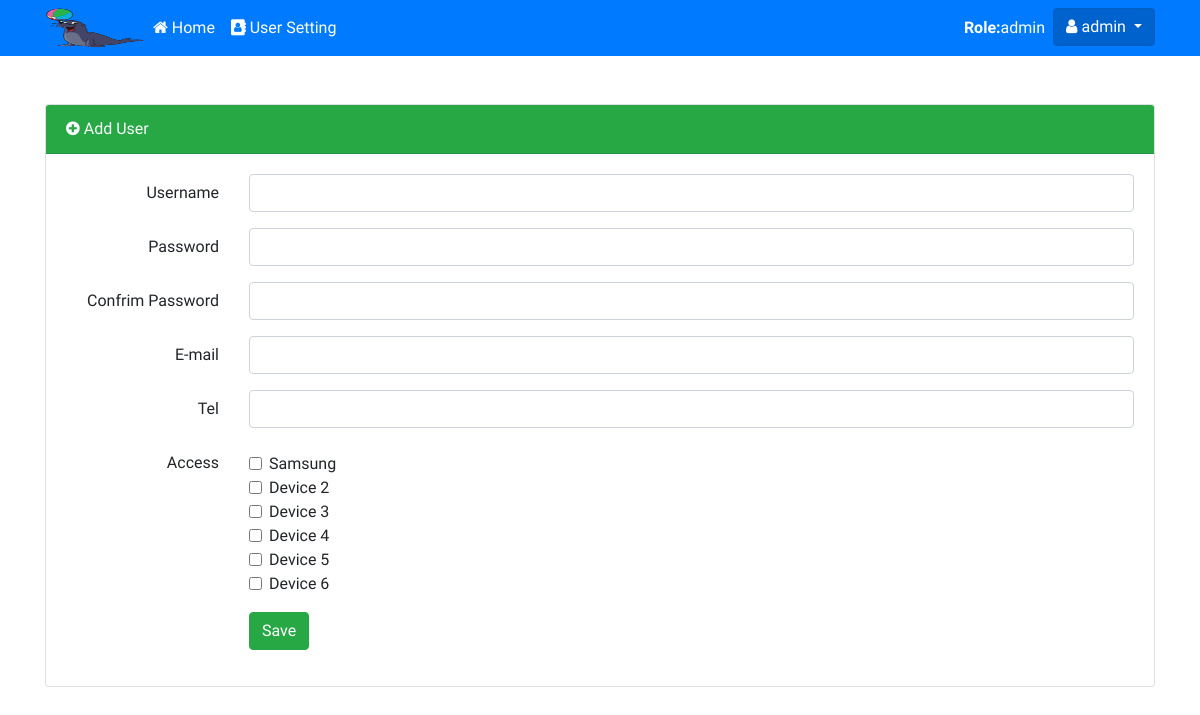
Screenshot of /fride/admin/add_user.php (signed in) with the database file from the repository.
### tables this page shows
CREATE TABLE `tbl_device` (
  `dv_id` int(10) NOT NULL,
  `dv_name` varchar(255) NOT NULL,
  `dv_detail` varchar(255) NOT NULL,
  `dv_t_min` varchar(25) NOT NULL,
  `dv_t_max` varchar(25) NOT NULL,
  `dv_s_min` varchar(25) NOT NULL,
  `dv_s_max` varchar(25) NOT NULL,
  `dv_line_tk` varchar(100) NOT NULL
);

### fride/functions.php (called while the page is built, shortened)
<?php
class dbcon
{
    public function __construct()
    {
        $this->dbcon = new mysqli(DB_SERVER, DB_USER, DB_PASS, DB_NAME);
    }
    function listCheckBoxDevice()
    {
        $result =  $this->dbcon->query("SELECT * FROM tbl_device  ORDER BY dv_id ASC");
        return $result;
    }
}

### fride/admin/add_user.php (the view, shortened to what this page needs)
<?php include_once('header.php'); ?>
</head>
<body>
    <?php require_once('import_navbar.php'); ?>
    <div class="container mt-5">
        <div class="card">
            <div class="card-header bg-success text-light">
                <i class="fa fa-plus-circle" aria-hidden="true"></i> Add User
            </div>
            <div class="card-body">
                <form method="POST">
                    <div class="form-group row">
                        <label for="txt_user" class="col-sm-2 col-form-label text-sm-right">Username</label>
                        <div class="col-sm-10">
                            <input name="txt_user" type="text" class="form-control" id="txt_user" required>
                        </div>
                    </div>
                    <div class="form-group row">
                        <label for="txt_pass" class="col-sm-2 col-form-label text-sm-right">Password</label>
                        <div class="col-sm-10">
                            <input name="txt_pass" type="password" class="form-control" id="txt_pass" required>
                        </div>
                    </div>
                    <div class="form-group row">
                        <label for="txt_pass" class="col-sm-2 col-form-label text-sm-right">Confrim Password</label>
                        <div class="col-sm-10">
                            <input name="txt_pass_check" type="password" class="form-control" id="txt_pass" required>
                        </div>
                    </div>
                    <div class="form-group row">
                        <label for="txt_email" class="col-sm-2 col-form-label text-sm-right">E-mail</label>
                        <div class="col-sm-10">
                            <input name="txt_email" type="email" class="form-control" id="txt_email" required>
                        </div>
                    </div>
                    <div class="form-group row">
                        <label for="txt_tel" class="col-sm-2 col-form-label text-sm-right">Tel</label>
                        <div class="col-sm-10">
                            <input name="txt_tel" type="text" class="form-control" id="txt_tel" maxlength="10" required>
                        </div>
                    </div>
                    <div class="form-group row">
                        <label for="txt_tel" class="col-sm-2 col-form-label text-sm-right">Access</label>
                        <div class="col-sm-10 mt-2">
                            <?php
                                $obj_list = new dbcon();
                                $sql_list = $obj_list->listCheckBoxDevice();
                                while($sql_list_row = $sql_list->fetch_array()){
                            ?>
                            <div class="form-check">
                                <input name="permission[]" class="form-check-input" type="checkbox" value="<?php echo$sql_list_row['dv_id'];?>" id="defaultCheck<?php echo$sql_list_row['dv_id'];?>">
                                <label class="form-check-label" for="defaultCheck<?php echo$sql_list_row['dv_id'];?>"><?php echo$sql_list_row['dv_name'];?></label>
                            </div>
                                <?php } ?>
                        </div>
                    </div>
                    <div class="form-group row">
                        <label for="inputPassword3" class="col-sm-2 col-form-label text-right"></label>
                        <div class="col-sm-10">
                            <input type="submit" name="submit" class="btn btn-success" value="Save">
                        </div>
                    </div>
                </form>
            </div>
        </div>
    </div>
</body>
</html>

### fride/css/style.css (style rules this page uses)
body { font-family: 'Sarabun', sans-serif; }

### rows the page displays
tbl_device: dv_name "Samsung"
tbl_device: dv_name "Device 2"
tbl_device: dv_name "Device 3"
tbl_device: dv_name "Device 4"
tbl_device: dv_name "Device 5"
tbl_device: dv_name "Device 6"

### other values shown
$_SESSION['sess_u_type'] "admin"
$_SESSION['sess_u_user'] "admin"
